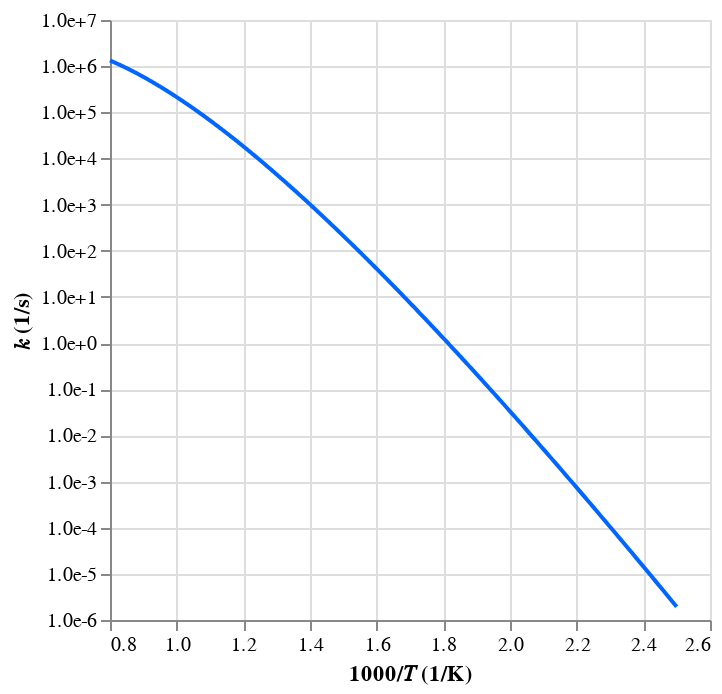

This figure's notebook cell:
### Code cell
automech.display_reactions(mech, eqs=["C5H9(553) = C5H9(536)"])

### Figure 1 — Vega-Lite specification as saved in the notebook (floating-point values rounded to 4 significant figures; data arrays with more than 128 entries replaced by an {"elided": "..."} marker saying what was removed)
{"config": {"view": {"continuousWidth": 300, "continuousHeight": 300}}, "data": {"name": "data-a1399536599e6f4a51a9b8f242fd9d8e"}, "mark": {"type": "line"}, "encoding": {"color": {"value": "#0066ff"}, "x": {"field": "x", "title": "1000/𝑇 (1/K)", "type": "quantitative"}, "y": {"axis": {"format": ".1e", "values": [1e-06, 1e-05, 0.0001, 0.001, 0.01, 0.1, 1, 10, 100, 1000, 10000, 100000, 1000000, 10000000]}, "field": "value", "scale": {"type": "log"}, "title": "𝑘 (1/s)", "type": "quantitative"}}, "transform": [{"fold": ["This work"]}], "$schema": "https://vega.github.io/schema/vega-lite/v5.20.1.json", "datasets": {"data-a1399536599e6f4a51a9b8f242fd9d8e": {"elided": "500 records"}}}
